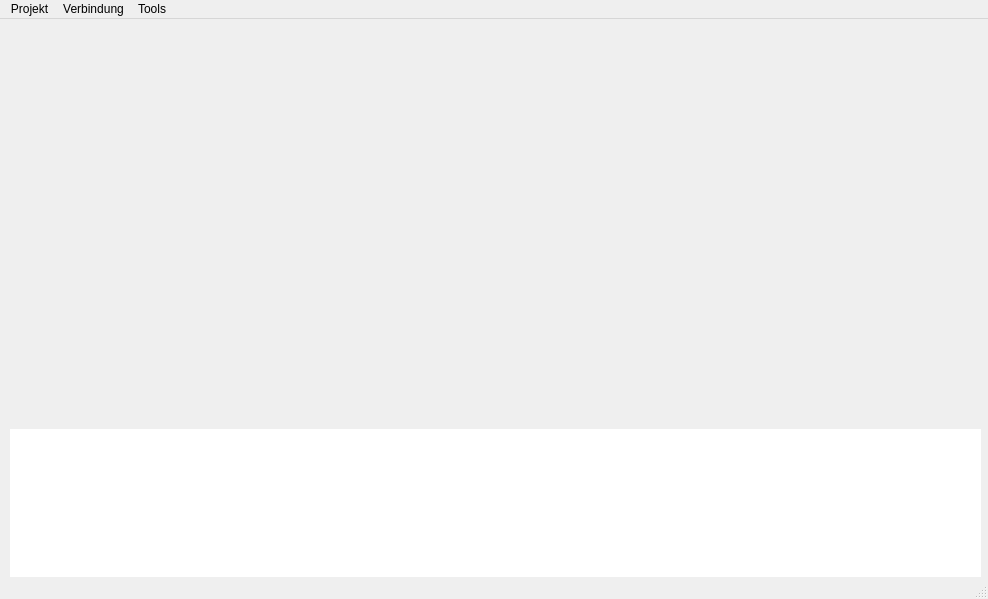
<?xml version="1.0" encoding="UTF-8"?>
<ui version="4.0">
 <class>Main</class>
 <widget class="QMainWindow" name="Main">
  <property name="geometry">
   <rect>
    <x>0</x>
    <y>0</y>
    <width>988</width>
    <height>599</height>
   </rect>
  </property>
  <property name="windowTitle">
   <string>Main</string>
  </property>
  <widget class="QWidget" name="centralWidget">
   <widget class="QWidget" name="gridLayoutWidget">
    <property name="geometry">
     <rect>
      <x>10</x>
      <y>10</y>
      <width>971</width>
      <height>391</height>
     </rect>
    </property>
    <layout class="QGridLayout" name="gridLayout">
     <property name="sizeConstraint">
      <enum>QLayout::SetMaximumSize</enum>
     </property>
     <property name="rightMargin">
      <number>0</number>
     </property>
    </layout>
   </widget>
   <widget class="QTextBrowser" name="logpanel">
    <property name="geometry">
     <rect>
      <x>10</x>
      <y>410</y>
      <width>971</width>
      <height>151</height>
     </rect>
    </property>
    <property name="sizePolicy">
     <sizepolicy hsizetype="Expanding" vsizetype="Expanding">
      <horstretch>0</horstretch>
      <verstretch>0</verstretch>
     </sizepolicy>
    </property>
    <property name="locale">
     <locale language="German" country="Germany"/>
    </property>
    <property name="frameShape">
     <enum>QFrame::NoFrame</enum>
    </property>
    <property name="frameShadow">
     <enum>QFrame::Plain</enum>
    </property>
    <property name="lineWidth">
     <number>0</number>
    </property>
   </widget>
  </widget>
  <widget class="QMenuBar" name="menuBar">
   <property name="geometry">
    <rect>
     <x>0</x>
     <y>0</y>
     <width>988</width>
     <height>19</height>
    </rect>
   </property>
   <widget class="QMenu" name="menuProject">
    <property name="title">
     <string>Projekt</string>
    </property>
    <addaction name="actionOpenProject"/>
    <addaction name="actionNewProject"/>
    <addaction name="actionBearbeiten"/>
   </widget>
   <widget class="QMenu" name="menuConnection">
    <property name="title">
     <string>Verbindung</string>
    </property>
    <widget class="QMenu" name="menuConnectionPort">
     <property name="geometry">
      <rect>
       <x>0</x>
       <y>0</y>
       <width>152</width>
       <height>44</height>
      </rect>
     </property>
     <property name="title">
      <string>Port</string>
     </property>
    </widget>
    <addaction name="actionConnect"/>
    <addaction name="actionDisconnect"/>
    <addaction name="separator"/>
    <addaction name="menuConnectionPort"/>
    <addaction name="separator"/>
    <addaction name="actionSearchPorts"/>
   </widget>
   <widget class="QMenu" name="menuTools">
    <property name="title">
     <string>Tools</string>
    </property>
    <addaction name="actionSettings"/>
    <addaction name="separator"/>
    <addaction name="actionQuit"/>
   </widget>
   <addaction name="menuProject"/>
   <addaction name="menuConnection"/>
   <addaction name="menuTools"/>
  </widget>
  <widget class="QStatusBar" name="statusBar"/>
  <action name="actionOpenProject">
   <property name="enabled">
    <bool>false</bool>
   </property>
   <property name="text">
    <string>Öffnen</string>
   </property>
  </action>
  <action name="actionNewProject">
   <property name="enabled">
    <bool>false</bool>
   </property>
   <property name="text">
    <string>Neu</string>
   </property>
  </action>
  <action name="actionConnect">
   <property name="text">
    <string>Verbinden</string>
   </property>
  </action>
  <action name="actionDisconnect">
   <property name="enabled">
    <bool>false</bool>
   </property>
   <property name="text">
    <string>Trennen</string>
   </property>
  </action>
  <action name="actionPort">
   <property name="text">
    <string>Port</string>
   </property>
  </action>
  <action name="actionSearchPorts">
   <property name="enabled">
    <bool>false</bool>
   </property>
   <property name="text">
    <string>Suchen</string>
   </property>
  </action>
  <action name="actionBearbeiten">
   <property name="enabled">
    <bool>false</bool>
   </property>
   <property name="text">
    <string>Bearbeiten</string>
   </property>
  </action>
  <action name="actionSettings">
   <property name="text">
    <string>Einstellungen</string>
   </property>
  </action>
  <action name="actionQuit">
   <property name="text">
    <string>Beenden</string>
   </property>
   <property name="shortcut">
    <string>Ctrl+Q</string>
   </property>
   <property name="shortcutContext">
    <enum>Qt::ApplicationShortcut</enum>
   </property>
  </action>
 </widget>
 <layoutdefault spacing="6" margin="11"/>
 <resources/>
 <connections/>
</ui>
